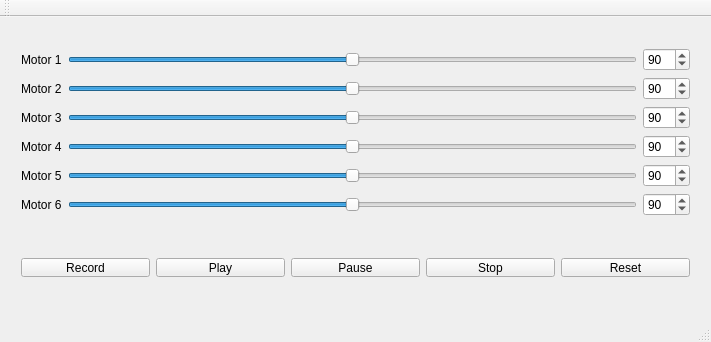
<?xml version="1.0" encoding="UTF-8"?>
<ui version="4.0">
 <class>robot4</class>
 <widget class="QMainWindow" name="robot4">
  <property name="geometry">
   <rect>
    <x>0</x>
    <y>0</y>
    <width>711</width>
    <height>342</height>
   </rect>
  </property>
  <property name="windowTitle">
   <string>robot4</string>
  </property>
  <widget class="QWidget" name="centralWidget">
   <widget class="QWidget" name="gridLayoutWidget">
    <property name="geometry">
     <rect>
      <x>10</x>
      <y>20</y>
      <width>691</width>
      <height>191</height>
     </rect>
    </property>
    <layout class="QGridLayout" name="gridLayout">
     <item row="5" column="1">
      <widget class="QSlider" name="horizontalSlider_5">
       <property name="maximum">
        <number>180</number>
       </property>
       <property name="value">
        <number>90</number>
       </property>
       <property name="orientation">
        <enum>Qt::Horizontal</enum>
       </property>
      </widget>
     </item>
     <item row="3" column="1">
      <widget class="QSlider" name="horizontalSlider_3">
       <property name="maximum">
        <number>180</number>
       </property>
       <property name="value">
        <number>90</number>
       </property>
       <property name="orientation">
        <enum>Qt::Horizontal</enum>
       </property>
      </widget>
     </item>
     <item row="2" column="2">
      <widget class="QSpinBox" name="spinBox_2">
       <property name="maximum">
        <number>180</number>
       </property>
       <property name="value">
        <number>90</number>
       </property>
      </widget>
     </item>
     <item row="2" column="1">
      <widget class="QSlider" name="horizontalSlider_2">
       <property name="maximum">
        <number>180</number>
       </property>
       <property name="value">
        <number>90</number>
       </property>
       <property name="orientation">
        <enum>Qt::Horizontal</enum>
       </property>
      </widget>
     </item>
     <item row="0" column="2">
      <widget class="QSpinBox" name="spinBox_1">
       <property name="maximum">
        <number>180</number>
       </property>
       <property name="value">
        <number>90</number>
       </property>
      </widget>
     </item>
     <item row="3" column="2">
      <widget class="QSpinBox" name="spinBox_3">
       <property name="maximum">
        <number>180</number>
       </property>
       <property name="value">
        <number>90</number>
       </property>
      </widget>
     </item>
     <item row="4" column="2">
      <widget class="QSpinBox" name="spinBox_4">
       <property name="maximum">
        <number>180</number>
       </property>
       <property name="value">
        <number>90</number>
       </property>
      </widget>
     </item>
     <item row="6" column="1">
      <widget class="QSlider" name="horizontalSlider_6">
       <property name="maximum">
        <number>180</number>
       </property>
       <property name="value">
        <number>90</number>
       </property>
       <property name="orientation">
        <enum>Qt::Horizontal</enum>
       </property>
      </widget>
     </item>
     <item row="5" column="2">
      <widget class="QSpinBox" name="spinBox_5">
       <property name="maximum">
        <number>180</number>
       </property>
       <property name="value">
        <number>90</number>
       </property>
      </widget>
     </item>
     <item row="6" column="2">
      <widget class="QSpinBox" name="spinBox_6">
       <property name="maximum">
        <number>180</number>
       </property>
       <property name="value">
        <number>90</number>
       </property>
      </widget>
     </item>
     <item row="0" column="0">
      <widget class="QLabel" name="labelMotor1">
       <property name="text">
        <string>Motor 1</string>
       </property>
      </widget>
     </item>
     <item row="2" column="0">
      <widget class="QLabel" name="labelMotor2">
       <property name="text">
        <string>Motor 2</string>
       </property>
      </widget>
     </item>
     <item row="3" column="0">
      <widget class="QLabel" name="labelMotor3">
       <property name="text">
        <string>Motor 3</string>
       </property>
      </widget>
     </item>
     <item row="4" column="0">
      <widget class="QLabel" name="labelMotor4">
       <property name="text">
        <string>Motor 4</string>
       </property>
      </widget>
     </item>
     <item row="5" column="0">
      <widget class="QLabel" name="labelMotor5">
       <property name="text">
        <string>Motor 5</string>
       </property>
      </widget>
     </item>
     <item row="6" column="0">
      <widget class="QLabel" name="labelMotor6">
       <property name="text">
        <string>Motor 6</string>
       </property>
      </widget>
     </item>
     <item row="0" column="1">
      <widget class="QSlider" name="horizontalSlider_1">
       <property name="maximum">
        <number>180</number>
       </property>
       <property name="value">
        <number>90</number>
       </property>
       <property name="orientation">
        <enum>Qt::Horizontal</enum>
       </property>
      </widget>
     </item>
     <item row="4" column="1">
      <widget class="QSlider" name="horizontalSlider_4">
       <property name="maximum">
        <number>180</number>
       </property>
       <property name="value">
        <number>90</number>
       </property>
       <property name="orientation">
        <enum>Qt::Horizontal</enum>
       </property>
      </widget>
     </item>
    </layout>
   </widget>
   <widget class="QWidget" name="horizontalLayoutWidget">
    <property name="geometry">
     <rect>
      <x>10</x>
      <y>230</y>
      <width>691</width>
      <height>41</height>
     </rect>
    </property>
    <layout class="QHBoxLayout" name="horizontalLayout">
     <item>
      <widget class="QPushButton" name="recordButton">
       <property name="text">
        <string>Record</string>
       </property>
      </widget>
     </item>
     <item>
      <widget class="QPushButton" name="playButton">
       <property name="text">
        <string>Play</string>
       </property>
      </widget>
     </item>
     <item>
      <widget class="QPushButton" name="pauseButton">
       <property name="text">
        <string>Pause</string>
       </property>
      </widget>
     </item>
     <item>
      <widget class="QPushButton" name="stopButton">
       <property name="text">
        <string>Stop</string>
       </property>
      </widget>
     </item>
     <item>
      <widget class="QPushButton" name="resetButton">
       <property name="text">
        <string>Reset</string>
       </property>
      </widget>
     </item>
    </layout>
   </widget>
  </widget>
  <widget class="QMenuBar" name="menuBar">
   <property name="geometry">
    <rect>
     <x>0</x>
     <y>0</y>
     <width>711</width>
     <height>19</height>
    </rect>
   </property>
  </widget>
  <widget class="QToolBar" name="mainToolBar">
   <attribute name="toolBarArea">
    <enum>TopToolBarArea</enum>
   </attribute>
   <attribute name="toolBarBreak">
    <bool>false</bool>
   </attribute>
  </widget>
  <widget class="QStatusBar" name="statusBar"/>
 </widget>
 <layoutdefault spacing="6" margin="11"/>
 <tabstops>
  <tabstop>horizontalSlider_1</tabstop>
  <tabstop>spinBox_1</tabstop>
  <tabstop>horizontalSlider_2</tabstop>
  <tabstop>spinBox_2</tabstop>
  <tabstop>horizontalSlider_3</tabstop>
  <tabstop>spinBox_3</tabstop>
  <tabstop>horizontalSlider_4</tabstop>
  <tabstop>spinBox_4</tabstop>
  <tabstop>horizontalSlider_5</tabstop>
  <tabstop>spinBox_5</tabstop>
  <tabstop>horizontalSlider_6</tabstop>
  <tabstop>spinBox_6</tabstop>
  <tabstop>recordButton</tabstop>
  <tabstop>playButton</tabstop>
  <tabstop>pauseButton</tabstop>
  <tabstop>stopButton</tabstop>
  <tabstop>resetButton</tabstop>
 </tabstops>
 <resources/>
 <connections>
  <connection>
   <sender>horizontalSlider_1</sender>
   <signal>valueChanged(int)</signal>
   <receiver>spinBox_1</receiver>
   <slot>setValue(int)</slot>
   <hints>
    <hint type="sourcelabel">
     <x>569</x>
     <y>68</y>
    </hint>
    <hint type="destinationlabel">
     <x>670</x>
     <y>72</y>
    </hint>
   </hints>
  </connection>
  <connection>
   <sender>horizontalSlider_2</sender>
   <signal>valueChanged(int)</signal>
   <receiver>spinBox_2</receiver>
   <slot>setValue(int)</slot>
   <hints>
    <hint type="sourcelabel">
     <x>626</x>
     <y>104</y>
    </hint>
    <hint type="destinationlabel">
     <x>661</x>
     <y>106</y>
    </hint>
   </hints>
  </connection>
  <connection>
   <sender>horizontalSlider_3</sender>
   <signal>valueChanged(int)</signal>
   <receiver>spinBox_3</receiver>
   <slot>setValue(int)</slot>
   <hints>
    <hint type="sourcelabel">
     <x>604</x>
     <y>132</y>
    </hint>
    <hint type="destinationlabel">
     <x>671</x>
     <y>130</y>
    </hint>
   </hints>
  </connection>
  <connection>
   <sender>horizontalSlider_4</sender>
   <signal>valueChanged(int)</signal>
   <receiver>spinBox_4</receiver>
   <slot>setValue(int)</slot>
   <hints>
    <hint type="sourcelabel">
     <x>599</x>
     <y>162</y>
    </hint>
    <hint type="destinationlabel">
     <x>670</x>
     <y>166</y>
    </hint>
   </hints>
  </connection>
  <connection>
   <sender>horizontalSlider_5</sender>
   <signal>valueChanged(int)</signal>
   <receiver>spinBox_5</receiver>
   <slot>setValue(int)</slot>
   <hints>
    <hint type="sourcelabel">
     <x>609</x>
     <y>199</y>
    </hint>
    <hint type="destinationlabel">
     <x>662</x>
     <y>199</y>
    </hint>
   </hints>
  </connection>
  <connection>
   <sender>horizontalSlider_6</sender>
   <signal>valueChanged(int)</signal>
   <receiver>spinBox_6</receiver>
   <slot>setValue(int)</slot>
   <hints>
    <hint type="sourcelabel">
     <x>581</x>
     <y>228</y>
    </hint>
    <hint type="destinationlabel">
     <x>670</x>
     <y>229</y>
    </hint>
   </hints>
  </connection>
  <connection>
   <sender>spinBox_2</sender>
   <signal>valueChanged(int)</signal>
   <receiver>horizontalSlider_2</receiver>
   <slot>setValue(int)</slot>
   <hints>
    <hint type="sourcelabel">
     <x>673</x>
     <y>101</y>
    </hint>
    <hint type="destinationlabel">
     <x>605</x>
     <y>102</y>
    </hint>
   </hints>
  </connection>
  <connection>
   <sender>spinBox_3</sender>
   <signal>valueChanged(int)</signal>
   <receiver>horizontalSlider_3</receiver>
   <slot>setValue(int)</slot>
   <hints>
    <hint type="sourcelabel">
     <x>673</x>
     <y>140</y>
    </hint>
    <hint type="destinationlabel">
     <x>611</x>
     <y>135</y>
    </hint>
   </hints>
  </connection>
  <connection>
   <sender>spinBox_4</sender>
   <signal>valueChanged(int)</signal>
   <receiver>horizontalSlider_4</receiver>
   <slot>setValue(int)</slot>
   <hints>
    <hint type="sourcelabel">
     <x>676</x>
     <y>164</y>
    </hint>
    <hint type="destinationlabel">
     <x>594</x>
     <y>170</y>
    </hint>
   </hints>
  </connection>
  <connection>
   <sender>spinBox_5</sender>
   <signal>valueChanged(int)</signal>
   <receiver>horizontalSlider_5</receiver>
   <slot>setValue(int)</slot>
   <hints>
    <hint type="sourcelabel">
     <x>667</x>
     <y>199</y>
    </hint>
    <hint type="destinationlabel">
     <x>583</x>
     <y>196</y>
    </hint>
   </hints>
  </connection>
  <connection>
   <sender>spinBox_6</sender>
   <signal>valueChanged(int)</signal>
   <receiver>horizontalSlider_6</receiver>
   <slot>setValue(int)</slot>
   <hints>
    <hint type="sourcelabel">
     <x>665</x>
     <y>233</y>
    </hint>
    <hint type="destinationlabel">
     <x>593</x>
     <y>232</y>
    </hint>
   </hints>
  </connection>
  <connection>
   <sender>spinBox_1</sender>
   <signal>valueChanged(int)</signal>
   <receiver>horizontalSlider_1</receiver>
   <slot>setValue(int)</slot>
   <hints>
    <hint type="sourcelabel">
     <x>674</x>
     <y>64</y>
    </hint>
    <hint type="destinationlabel">
     <x>595</x>
     <y>67</y>
    </hint>
   </hints>
  </connection>
 </connections>
</ui>
